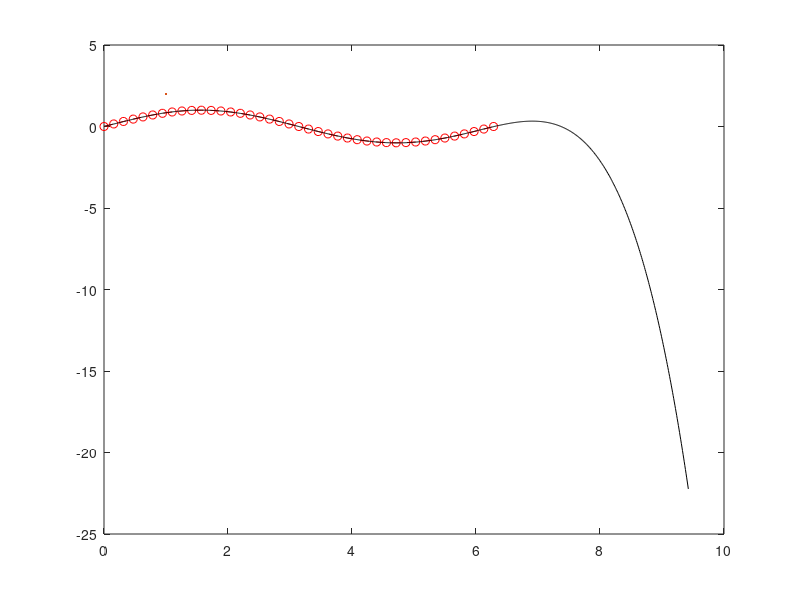

Here is the MATLAB script that generated this plot:
clear all;
close all;
clc;

%% Discrete Signal Definition
nt=41;
td=linspace(0,2*pi,nt);
fd=sin(td);

%% Reconstructed signal definition (polynomial)
% find coeffiecient
p = polyfit(td,fd,6);
% evaluate the fitted polynomial
t_recon = linspace(min(td),max(td)*1.5,1001);
f_recon = polyval(p,t_recon);

%% Visualisation
figure(1)
plot(td,fd,'or--',Linewidth=2)
hold on
plot(t_recon,f_recon,'-k', Linewidth=2)